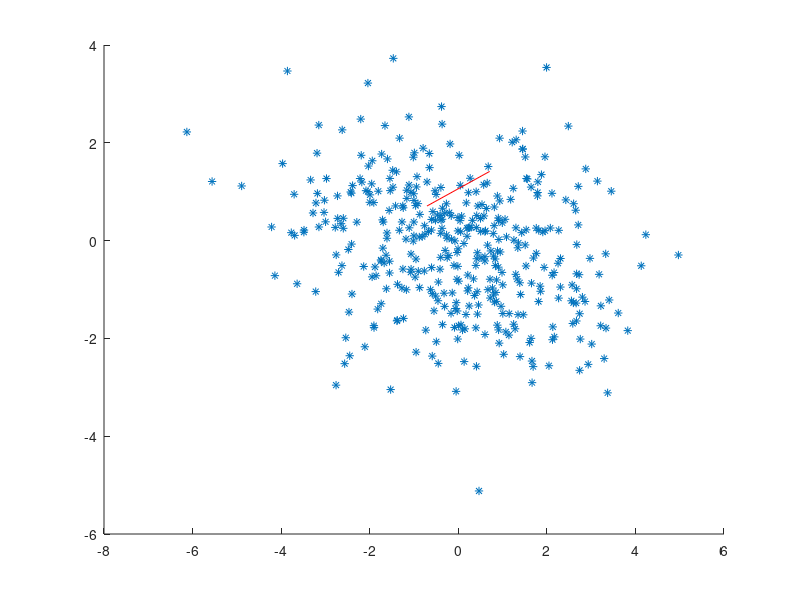

MATLAB code for this plot:
n=200;
d=3;
mu=[0,0,0];
Sigma=[2 0 0;0 1 0;0 0 4];

S1 = chol(Sigma);
X = repmat(mu,n,1) + randn(n,d)*S1;

[V,D] = eig(Sigma);

eva=[3,0;0,1];
eve=(sqrt(2)/2)*[1,2;-1,1];
sig2=eve*eva*eve';
mu2=[0,0];
n2=400;
d2=2;

S2 = chol(sig2);
X2 = repmat(mu2,n2,1) + randn(n2,d2)*S2;

hold all;
plot(X2(:,1),X2(:,2),'*');
plot(eve(:,1),eve(:,2),'r');
